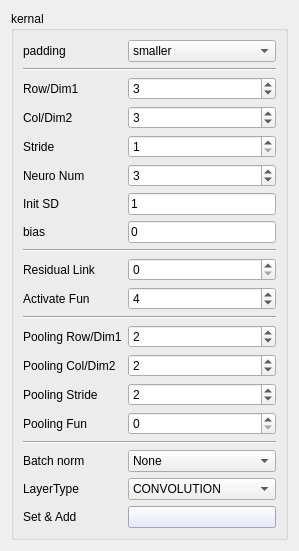
      <widget class="QWidget" name="tab_2">
       <attribute name="title">
        <string>Layer</string>
       </attribute>
       <layout class="QGridLayout" name="gridLayout_12">
        <item row="0" column="0">
         <widget class="QGroupBox" name="groupBox">
          <property name="sizePolicy">
           <sizepolicy hsizetype="Preferred" vsizetype="Preferred">
            <horstretch>0</horstretch>
            <verstretch>0</verstretch>
           </sizepolicy>
          </property>
          <property name="title">
           <string>kernal</string>
          </property>
          <layout class="QGridLayout" name="gridLayout_2">
           <item row="3" column="1">
            <widget class="QSpinBox" name="spinBox_WtsRows">
             <property name="sizePolicy">
              <sizepolicy hsizetype="Preferred" vsizetype="Fixed">
               <horstretch>0</horstretch>
               <verstretch>0</verstretch>
              </sizepolicy>
             </property>
             <property name="minimum">
              <number>1</number>
             </property>
             <property name="value">
              <number>3</number>
             </property>
            </widget>
           </item>
           <item row="17" column="1">
            <widget class="QSpinBox" name="spinBox_poolingDim1">
             <property name="sizePolicy">
              <sizepolicy hsizetype="Preferred" vsizetype="Fixed">
               <horstretch>0</horstretch>
               <verstretch>0</verstretch>
              </sizepolicy>
             </property>
             <property name="minimum">
              <number>1</number>
             </property>
             <property name="singleStep">
              <number>2</number>
             </property>
             <property name="value">
              <number>2</number>
             </property>
            </widget>
           </item>
           <item row="3" column="0">
            <widget class="QLabel" name="label_2">
             <property name="text">
              <string>Row/Dim1</string>
             </property>
            </widget>
           </item>
           <item row="5" column="1">
            <widget class="QSpinBox" name="spinBox_Strides">
             <property name="sizePolicy">
              <sizepolicy hsizetype="Preferred" vsizetype="Fixed">
               <horstretch>0</horstretch>
               <verstretch>0</verstretch>
              </sizepolicy>
             </property>
             <property name="minimum">
              <number>1</number>
             </property>
            </widget>
           </item>
           <item row="20" column="1">
            <widget class="QSpinBox" name="spinBox_poolingFun">
             <property name="sizePolicy">
              <sizepolicy hsizetype="Preferred" vsizetype="Fixed">
               <horstretch>0</horstretch>
               <verstretch>0</verstretch>
              </sizepolicy>
             </property>
            </widget>
           </item>
           <item row="7" column="1">
            <widget class="QSpinBox" name="spinBox_NeuroNums">
             <property name="sizePolicy">
              <sizepolicy hsizetype="Preferred" vsizetype="Fixed">
               <horstretch>0</horstretch>
               <verstretch>0</verstretch>
              </sizepolicy>
             </property>
             <property name="minimum">
              <number>1</number>
             </property>
             <property name="maximum">
              <number>512</number>
             </property>
             <property name="value">
              <number>3</number>
             </property>
            </widget>
           </item>
           <item row="4" column="1">
            <widget class="QSpinBox" name="spinBox_WtsCols">
             <property name="sizePolicy">
              <sizepolicy hsizetype="Preferred" vsizetype="Fixed">
               <horstretch>0</horstretch>
               <verstretch>0</verstretch>
              </sizepolicy>
             </property>
             <property name="minimum">
              <number>1</number>
             </property>
             <property name="value">
              <number>3</number>
             </property>
            </widget>
           </item>
           <item row="11" column="0">
            <widget class="QLabel" name="label_residualLink">
             <property name="text">
              <string>Residual Link</string>
             </property>
            </widget>
           </item>
           <item row="11" column="1">
            <widget class="QSpinBox" name="spinBox_resLink">
             <property name="value">
              <number>0</number>
             </property>
            </widget>
           </item>
           <item row="2" column="0" colspan="2">
            <widget class="Line" name="line_2">
             <property name="orientation">
              <enum>Qt::Horizontal</enum>
             </property>
            </widget>
           </item>
           <item row="0" column="1">
            <widget class="QComboBox" name="comboBox_padding">
             <property name="currentText">
              <string>smaller</string>
             </property>
             <item>
              <property name="text">
               <string>smaller</string>
              </property>
             </item>
             <item>
              <property name="text">
               <string>same</string>
              </property>
             </item>
            </widget>
           </item>
           <item row="20" column="0">
            <widget class="QLabel" name="label_14">
             <property name="text">
              <string>Pooling Fun</string>
             </property>
            </widget>
           </item>
           <item row="4" column="0">
            <widget class="QLabel" name="label_3">
             <property name="text">
              <string>Col/Dim2</string>
             </property>
            </widget>
           </item>
           <item row="19" column="0">
            <widget class="QLabel" name="label_12">
             <property name="text">
              <string>Pooling Stride</string>
             </property>
            </widget>
           </item>
           <item row="0" column="0">
            <widget class="QLabel" name="label_33">
             <property name="text">
              <string>padding</string>
             </property>
            </widget>
           </item>
           <item row="15" column="1">
            <widget class="QSpinBox" name="spinBox_actFunction">
             <property name="sizePolicy">
              <sizepolicy hsizetype="Preferred" vsizetype="Fixed">
               <horstretch>0</horstretch>
               <verstretch>0</verstretch>
              </sizepolicy>
             </property>
             <property name="singleStep">
              <number>1</number>
             </property>
             <property name="value">
              <number>4</number>
             </property>
            </widget>
           </item>
           <item row="10" column="0" colspan="2">
            <widget class="Line" name="line_3">
             <property name="orientation">
              <enum>Qt::Horizontal</enum>
             </property>
            </widget>
           </item>
           <item row="15" column="0">
            <widget class="QLabel" name="label_15">
             <property name="text">
              <string>Activate Fun</string>
             </property>
            </widget>
           </item>
           <item row="16" column="0" colspan="2">
            <widget class="Line" name="line_4">
             <property name="orientation">
              <enum>Qt::Horizontal</enum>
             </property>
            </widget>
           </item>
           <item row="8" column="1">
            <widget class="QLineEdit" name="lineEdit_initSd">
             <property name="sizePolicy">
              <sizepolicy hsizetype="Preferred" vsizetype="Fixed">
               <horstretch>0</horstretch>
               <verstretch>0</verstretch>
              </sizepolicy>
             </property>
             <property name="text">
              <string>1</string>
             </property>
            </widget>
           </item>
           <item row="25" column="0" colspan="2">
            <widget class="Line" name="line_5">
             <property name="orientation">
              <enum>Qt::Horizontal</enum>
             </property>
            </widget>
           </item>
           <item row="18" column="1">
            <widget class="QSpinBox" name="spinBox_poolingDim2">
             <property name="sizePolicy">
              <sizepolicy hsizetype="Preferred" vsizetype="Fixed">
               <horstretch>0</horstretch>
               <verstretch>0</verstretch>
              </sizepolicy>
             </property>
             <property name="minimum">
              <number>1</number>
             </property>
             <property name="singleStep">
              <number>2</number>
             </property>
             <property name="value">
              <number>2</number>
             </property>
            </widget>
           </item>
           <item row="28" column="1">
            <widget class="QPushButton" name="pushButton_addLayer">
             <property name="styleSheet">
              <string notr="true">background-color: rgb(225, 225, 255);</string>
             </property>
             <property name="text">
              <string/>
             </property>
            </widget>
           </item>
           <item row="28" column="0">
            <widget class="QLabel" name="label_29">
             <property name="text">
              <string>Set &amp; Add</string>
             </property>
            </widget>
           </item>
           <item row="19" column="1">
            <widget class="QSpinBox" name="spinBox_poolingStride">
             <property name="sizePolicy">
              <sizepolicy hsizetype="Preferred" vsizetype="Fixed">
               <horstretch>0</horstretch>
               <verstretch>0</verstretch>
              </sizepolicy>
             </property>
             <property name="minimum">
              <number>1</number>
             </property>
             <property name="value">
              <number>2</number>
             </property>
            </widget>
           </item>
           <item row="7" column="0">
            <widget class="QLabel" name="label_4">
             <property name="text">
              <string>Neuro Num</string>
             </property>
            </widget>
           </item>
           <item row="18" column="0">
            <widget class="QLabel" name="label_11">
             <property name="text">
              <string>Pooling Col/Dim2</string>
             </property>
            </widget>
           </item>
           <item row="8" column="0">
            <widget class="QLabel" name="label_24">
             <property name="text">
              <string>Init SD</string>
             </property>
            </widget>
           </item>
           <item row="17" column="0">
            <widget class="QLabel" name="label_10">
             <property name="text">
              <string>Pooling Row/Dim1</string>
             </property>
            </widget>
           </item>
           <item row="9" column="0">
            <widget class="QLabel" name="label_22">
             <property name="text">
              <string>bias</string>
             </property>
            </widget>
           </item>
           <item row="9" column="1">
            <widget class="QLineEdit" name="lineEdit_bias">
             <property name="text">
              <string>0</string>
             </property>
            </widget>
           </item>
           <item row="27" column="0">
            <widget class="QLabel" name="label_34">
             <property name="text">
              <string>LayerType</string>
             </property>
            </widget>
           </item>
           <item row="27" column="1">
            <widget class="QComboBox" name="comboBox_LayerType">
             <item>
              <property name="text">
               <string>CONVOLUTION</string>
              </property>
             </item>
             <item>
              <property name="text">
               <string>FULLYCONNECTION</string>
              </property>
             </item>
            </widget>
           </item>
           <item row="5" column="0">
            <widget class="QLabel" name="label_5">
             <property name="text">
              <string>Stride</string>
             </property>
            </widget>
           </item>
           <item row="26" column="0">
            <widget class="QLabel" name="label_40">
             <property name="text">
              <string>Batch norm</string>
             </property>
            </widget>
           </item>
           <item row="26" column="1">
            <widget class="QComboBox" name="comboBox_BNPos">
             <item>
              <property name="text">
               <string>None</string>
              </property>
             </item>
             <item>
              <property name="text">
               <string>Pre Act</string>
              </property>
             </item>
             <item>
              <property name="text">
               <string>Post Act</string>
              </property>
             </item>
            </widget>
           </item>
          </layout>
         </widget>
        </item>
       </layout>
      </widget>
